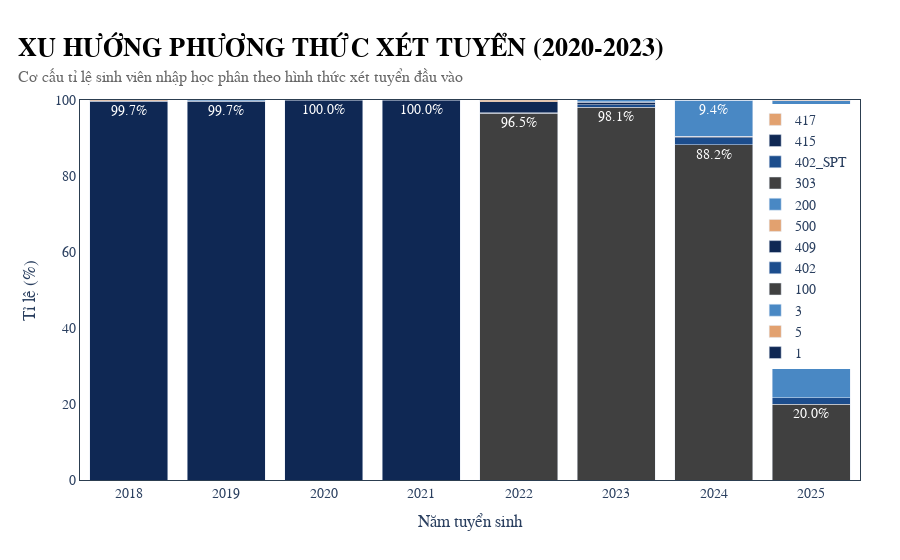

The notebook cell saved with this chart:
### Markdown cell above
##### PTXT VÀ THXT

### Code cell
# --- 2. XỬ LÝ DỮ LIỆU: TÍNH TỈ LỆ % ---
# Bước 1: Đếm số lượng sinh viên theo từng Năm và Phương thức
df_grouped = admission.groupby(['NAM_TUYENSINH', 'PTXT']).size().reset_index(name='Count')

# Bước 2: Tính tổng sinh viên mỗi năm
df_total = df_grouped.groupby('NAM_TUYENSINH')['Count'].transform('sum')

# Bước 3: Tính phần trăm
df_grouped['Percentage'] = (df_grouped['Count'] / df_total) * 100
df_grouped['Percentage'] = df_grouped['Percentage'].round(1) # Làm tròn 1 số thập phân

# --- 3. CẤU HÌNH MÀU SẮC (Ưu tiên độ tương phản) ---
# Tạo list màu từ palette của bạn để gán vòng lặp
color_sequence = [
    c['blue_dark'],    # Màu chủ đạo 1
    c['accent_gold'],  # Màu nổi bật (Highlight)
    c['blue_light'],   # Màu bổ trợ
    c['gray_dark'],    # Màu trung tính
    c['blue_medium']   # Màu dự phòng
]

# --- 4. VẼ BIỂU ĐỒ STACKED BAR ---
fig3 = go.Figure()

# Lấy danh sách các phương thức duy nhất
unique_methods = df_grouped['PTXT'].unique()

for i, method in enumerate(unique_methods):
    # Lọc data theo phương thức
    df_sub = df_grouped[df_grouped['PTXT'] == method]
    
    fig3.add_trace(go.Bar(
        x=df_sub['NAM_TUYENSINH'],
        y=df_sub['Percentage'],
        name=method,
        marker_color=color_sequence[i % len(color_sequence)], # Lặp lại màu nếu nhiều phương thức
        hovertemplate='%{y}%', # Hiển thị % khi di chuột
        text=df_sub['Percentage'].apply(lambda x: f"{x}%" if x > 5 else ""), # Chỉ hiện số nếu > 5% để đỡ rối
        textposition='auto',
        textfont=dict(color='white' if i != 1 else 'black') # Chữ đen nếu nền là màu Gold
    ))

# --- 5. ÁP DỤNG STYLE VÀ TINH CHỈNH ---
fig3.update_layout(
    barmode='stack', # Chồng lên nhau
    xaxis=dict(
        type='category', # Đảm bảo năm hiển thị dạng chữ (Category), không phải số
        title_text="Năm tuyển sinh"
    ),
    yaxis=dict(
        title_text="Tỉ lệ (%)",
        range=[0, 100] # Cố định trục Y từ 0 đến 100
    )
)

fig3 = apply_my_style(
    fig3,
    title="XU HƯỚNG PHƯƠNG THỨC XÉT TUYỂN (2020-2023)",
    subtitle="Cơ cấu tỉ lệ sinh viên nhập học phân theo hình thức xét tuyển đầu vào"
)

fig3.show()

### Figure 1 — Plotly figure (JSON) as saved in the notebook; plotly's stock layout.template omitted (floating-point values rounded to 4 significant figures)
{"data": [{"hovertemplate": "%{y}%", "marker": {"color": "#0F2854"}, "name": "1", "text": ["99.7%", "99.7%", "100.0%", "100.0%"], "textfont": {"color": "white"}, "textposition": "auto", "type": "bar", "x": [2018, 2019, 2020, 2021], "y": [99.7, 99.7, 100.0, 100.0]}, {"hovertemplate": "%{y}%", "marker": {"color": "#E2A16F"}, "name": "5", "text": [""], "textfont": {"color": "black"}, "textposition": "auto", "type": "bar", "x": [2018], "y": [0.3]}, {"hovertemplate": "%{y}%", "marker": {"color": "#4988C4"}, "name": "3", "text": [""], "textfont": {"color": "white"}, "textposition": "auto", "type": "bar", "x": [2019], "y": [0.3]}, {"hovertemplate": "%{y}%", "marker": {"color": "#404040"}, "name": "100", "text": ["96.5%", "98.1%", "88.2%", "20.0%"], "textfont": {"color": "white"}, "textposition": "auto", "type": "bar", "x": [2022, 2023, 2024, 2025], "y": [96.5, 98.1, 88.2, 20.0]}, {"hovertemplate": "%{y}%", "marker": {"color": "#1C4D8D"}, "name": "402", "text": ["", "", "", ""], "textfont": {"color": "white"}, "textposition": "auto", "type": "bar", "x": [2022, 2023, 2024, 2025], "y": [0.2, 0.6, 1.9, 1.6]}, {"hovertemplate": "%{y}%", "marker": {"color": "#0F2854"}, "name": "409", "text": ["", "", ""], "textfont": {"color": "white"}, "textposition": "auto", "type": "bar", "x": [2022, 2023, 2024], "y": [2.8, 0.7, 0.4]}, {"hovertemplate": "%{y}%", "marker": {"color": "#E2A16F"}, "name": "500", "text": ["", "", ""], "textfont": {"color": "white"}, "textposition": "auto", "type": "bar", "x": [2022, 2023, 2024], "y": [0.4, 0.1, 0.0]}, {"hovertemplate": "%{y}%", "marker": {"color": "#4988C4"}, "name": "200", "text": ["", "9.4%", "78.2%"], "textfont": {"color": "white"}, "textposition": "auto", "type": "bar", "x": [2023, 2024, 2025], "y": [0.6, 9.4, 78.2]}, {"hovertemplate": "%{y}%", "marker": {"color": "#404040"}, "name": "303", "text": [""], "textfont": {"color": "white"}, "textposition": "auto", "type": "bar", "x": [2024], "y": [0.0]}, {"hovertemplate": "%{y}%", "marker": {"color": "#1C4D8D"}, "name": "402_SPT", "text": [""], "textfont": {"color": "white"}, "textposition": "auto", "type": "bar", "x": [2025], "y": [0.0]}, {"hovertemplate": "%{y}%", "marker": {"color": "#0F2854"}, "name": "415", "text": [""], "textfont": {"color": "white"}, "textposition": "auto", "type": "bar", "x": [2025], "y": [0.0]}, {"hovertemplate": "%{y}%", "marker": {"color": "#E2A16F"}, "name": "417", "text": [""], "textfont": {"color": "white"}, "textposition": "auto", "type": "bar", "x": [2025], "y": [0.1]}], "layout": {"barmode": "stack", "font": {"family": "Montserrat, sans-serif", "size": 14}, "legend": {"x": 0.99, "xanchor": "right", "y": 0.99, "yanchor": "top"}, "margin": {"b": 80, "l": 80, "r": 40, "t": 100}, "paper_bgcolor": "white", "plot_bgcolor": "white", "title": {"font": {"family": "Montserrat, sans-serif"}, "text": "<b style='font-size:26px; color:black;'>XU HƯỚNG PHƯƠNG THỨC XÉT TUYỂN (2020-2023)</b><br><span style='font-size:16px; color:#666;'>Cơ cấu tỉ lệ sinh viên nhập học phân theo hình thức xét tuyển đầu vào</span>", "x": 0.02, "xanchor": "left", "y": 0.9, "yanchor": "top"}, "xaxis": {"linecolor": "#2C3E50", "linewidth": 1, "mirror": true, "showgrid": false, "title": {"text": "Năm tuyển sinh"}, "type": "category"}, "yaxis": {"linecolor": "#2C3E50", "linewidth": 1, "mirror": true, "range": [0, 100], "showgrid": false, "title": {"text": "Tỉ lệ (%)"}}}}
